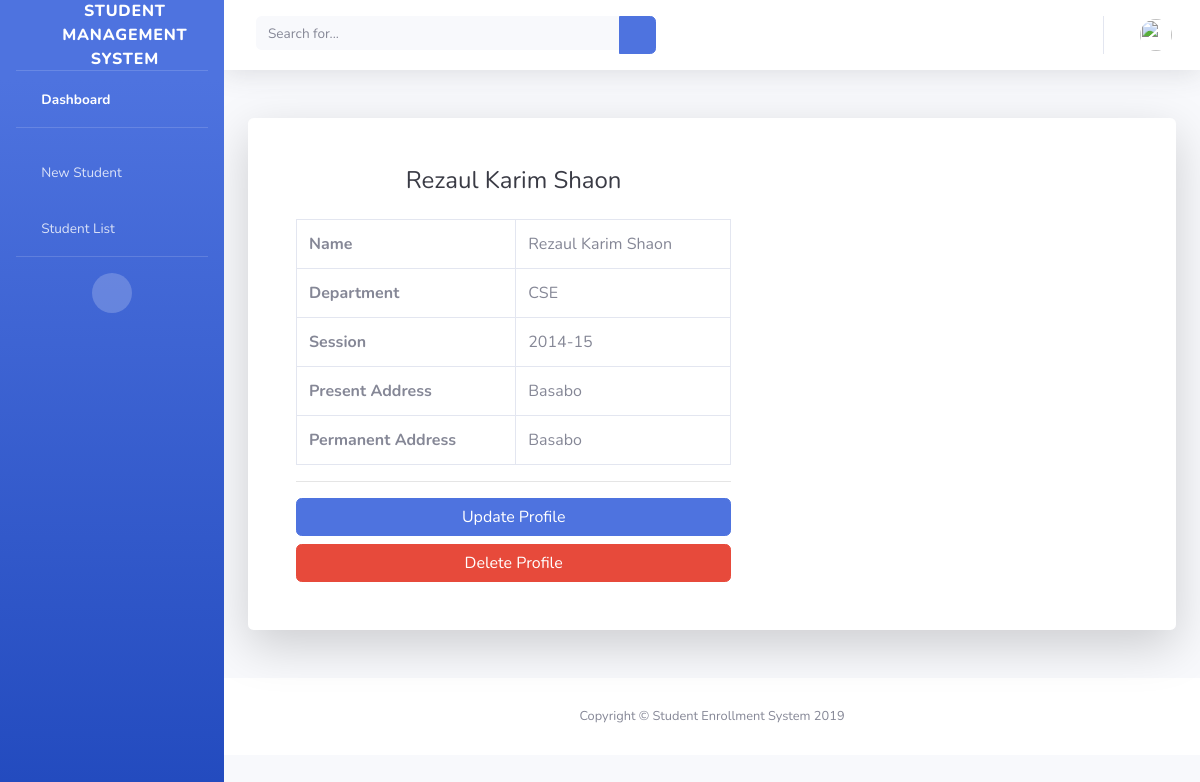
The page /profile/2 on the database its author committed.
### diarylist/models.py (models this page shows)
class Student(models.Model):
	studentFullName = models.CharField(max_length=200)
	studentDept = models.CharField(max_length=200)
	studentSession = models.CharField(max_length=200)
	studentSSC = models.CharField(max_length=5, default=0.00)
	studentHSC = models.CharField(max_length=5, default=0.00)
	studentFather = models.CharField(max_length=200)
	studentMother = models.CharField(max_length=200)
	studentPresentAddress = models.CharField(max_length=200)
	studentPermanentAddress = models.CharField(max_length=200)
	studentEmail = models.CharField(max_length=200)

### diarylist/views.py (the view)
# urls.py: path('profile/<student_id>', views.student_profile, name="student_profile")
def student_profile(request, student_id):
	student = Student.objects.get(pk=student_id)
	return render(request, 'profile.html', {'student': student})

### diarylist/templates/profile.html
{% include 'header.html' %}
<div class="container">
    <div class="card o-hidden border-0 shadow-lg my-5">
      <div class="card-body p-0">
        <div class="row">
          <div class="col-lg-7">
            <div class="p-5">
              {% if student %}
                <div class="text-center">
                  <h1 class="h4 text-gray-900 mb-4">{{ student.studentFullName }}</h1>
                </div>
                <div class="table-responsive">
                  <table class="table table-bordered" id="dataTable" width="100%" cellspacing="0">
                    <tr>
                      <th>Name</th>
                      <td>{{ student.studentFullName }}</td>
                    </tr>
                    <tr>
                      <th>Department</th>
                      <td>{{ student.studentDept }}</td>
                    </tr>
                    <tr>
                      <th>Session</th>
                      <td>{{ student.studentSession }}</td>
                    </tr>
                    <tr>
                      <th>Present Address</th>
                      <td>{{ student.studentPresentAddress }}</td>
                    </tr>
                    <tr>
                      <th>Permanent Address</th>
                      <td>{{ student.studentPermanentAddress }}</td>
                    </tr>
                  </table>
                  <hr>
                  <a href="{% url 'edit_student' student.id %}" class="btn btn-primary btn-user btn-block">Update Profile</a>
                  <a href="{% url 'delete_student' student.id %}" class="btn btn-danger btn-user btn-block">Delete Profile</a>
                </div>
              {% endif %}
            </div>
          </div>
        </div>
      </div>
    </div>
  </div>
{% include 'footer.html' %}

### rows shown on the page
Student: studentFullName "Rezaul Karim Shaon", studentDept "CSE", studentSession "2014-15", studentPresentAddress "Basabo", studentPermanentAddress "Basabo"
